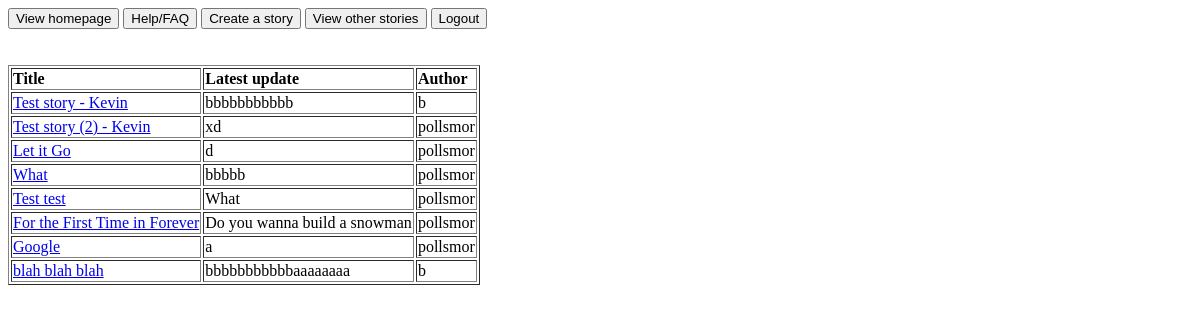
The app's page /stories, older data.
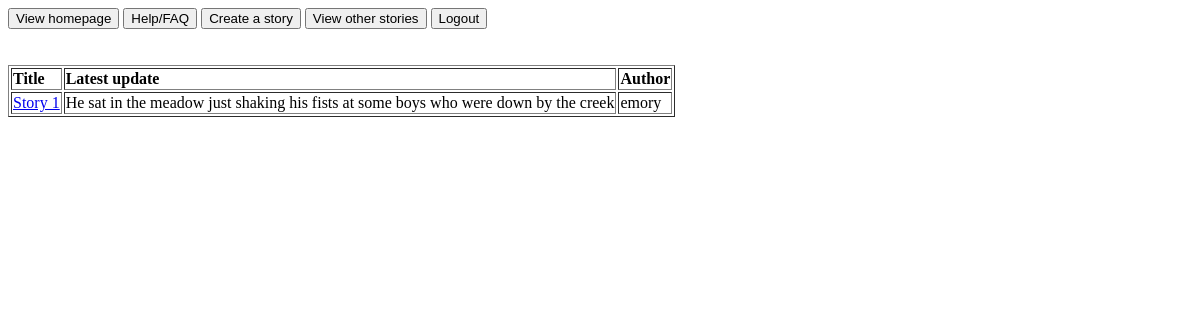
The same page, newer data.
### tables this page shows
CREATE TABLE storyUpdates(title TEXT, addition TEXT, user TEXT, timestamp TEXT);

### app.py (the view)
@app.route("/stories")
def stories():
    stories = db_ops.viewStories()
    return render_template("stories.html", stories=stories)

### utl/db_ops.py (called while the page is built)
def viewStories():
    db = sqlite3.connect(DB_FILE) #open if file exists, otherwise create
    c = db.cursor()               #facilitate db ops
    titles = []
    c.execute("SELECT * FROM stories")
    for row in c:
        titles.append(row[0])
    latestUpdates = []
    for title in titles:
        c.execute(
        """
            SELECT * FROM storyUpdates
            WHERE title = (?)
            ORDER BY timestamp DESC
        """, (title,)
        )
        update = c.fetchone()
        arr = []
        arr.append(str(update[0]))
        arr.append(str(update[1]))
        arr.append(str(update[2]))
        latestUpdates.append(arr)
    db.close()  #close database
    return latestUpdates

### templates/stories.html (shortened to what this page needs)
{% extends "welcome.html" %}
{% block content %}
<br><br>
  <table border="1">
    <tr>
      <th align="left">Title</th>
      <th align="left">Latest update</th>
      <th align="left">Author</th>
    </tr>
    {% for story in stories %}
      <tr>
        <td align="left"> <a href="../stories/{{ story[0] }}"> {{ story[0] }} </a> </td>
        <td align="left"> {{ story[1] }} </td>
        <td align="left"> {{ story[2] }} </td>
      </tr>
    {% endfor %}
  </table>
{% endblock %}

### templates/welcome.html (shortened to what this page needs)
<!DOCTYPE html>
<html>
<head>
</head>
<body>
  {% set msgs = get_flashed_messages() %}
  <a href="../"><input type="button" value="View homepage"></a>
  <a href=/static/help.html target="_blank"><input type="button" value="Help/FAQ"></a>
  <a href="../create"><input type="button" value="Create a story"></a>
  <a href="../stories"><input type="button" value="View other stories"></a>
  <a href="../logout"><input type="button" value="Logout"></a>
  <br>
  {% block content %}{% endblock %}
</body>
</html>

Row changes from the older to the newer data that the page shows:
removed storyUpdates: title "Test story - Kevin", addition "bbbbbbbbbbb", user "b"
removed storyUpdates: title "Test story (2) - Kevin", addition "xd", user "pollsmor"
removed storyUpdates: title "Let it Go", addition "d", user "pollsmor"
removed storyUpdates: title "What", addition "bbbbb", user "pollsmor"
removed storyUpdates: title "Test test", addition "What", user "pollsmor"
removed storyUpdates: title "For the First Time in Forever", addition "Do you wanna build a snowman", user "pollsmor"
removed storyUpdates: title "Google", addition "a", user "pollsmor"
removed storyUpdates: title "blah blah blah", addition "bbbbbbbbbbbaaaaaaaa", user "b"
now on this page (row edited): storyUpdates: title "Story 1", addition "He sat in the meadow just shaking his fists at some boys who were down by the creek", user "emory"
